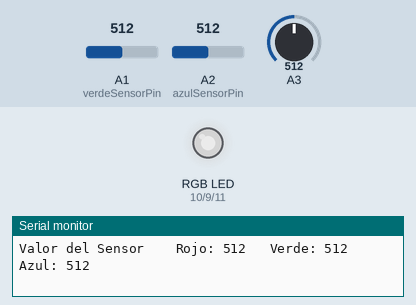
This sketch was run on a simulated Arduino Uno, built with avr-gcc and run on an emulated ATmega328P. Shown: an RGB LED mixed from three pins (HIGH = lit), the last lines printed to the serial monitor. The test bench sets the inputs (shaded band); at power-on: A1 (verdeSensorPin) = 512, A2 (azulSensorPin) = 512, A3 = 512. Dim RGB values are drawn brighter than linear.

Above: at 1.2 s.
1.3 s: A1 (verdeSensorPin) set to 413
At 2.6 s:
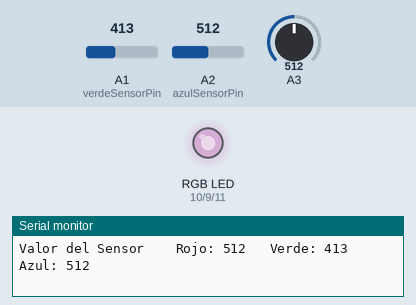
2.9 s: A1 (verdeSensorPin) set to 389
At 4.3 s:
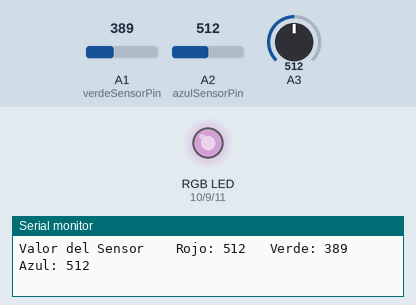
5.9 s: A2 (azulSensorPin) set to 409
At 6.7 s:
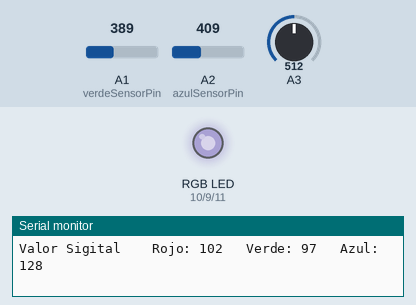
7.5 s: A2 (azulSensorPin) set to 385
At 8.7 s:
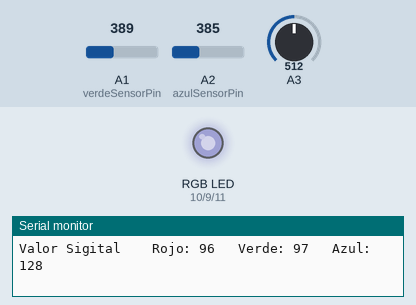
10.5 s: A3 set to 414
At 11.5 s:
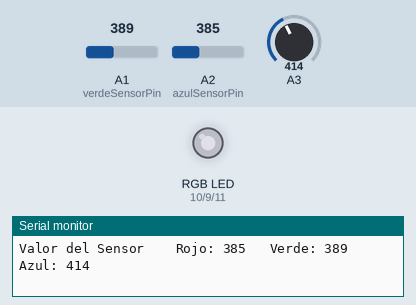
13.5 s: A3 set to 384
At 14.0 s:
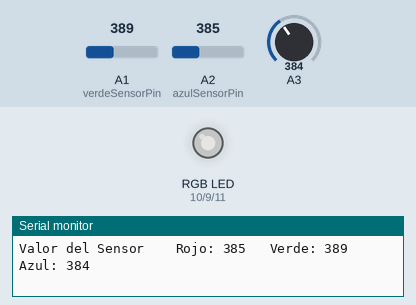
Timing chart, 0 to 16.5 s (numbered marks = the images above; inputs shaded):
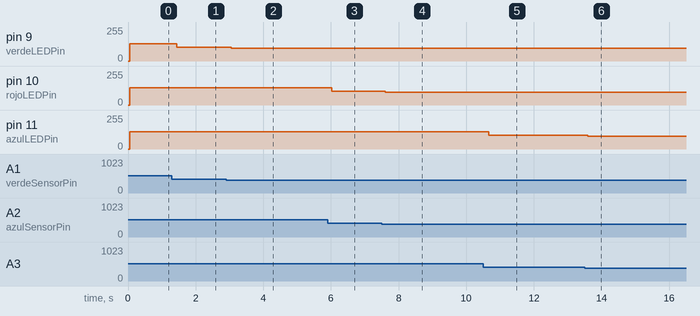

Measured:
- after the input at 1.3 s, pin 9 (verdeLEDPin): 128/255 → 103/255 after 0.15 s
- after the input at 2.9 s, pin 9 (verdeLEDPin): 103/255 → 97/255 after 0.15 s
- after the input at 5.9 s, pin 10 (rojoLEDPin): 128/255 → 102/255 after 0.12 s
- after the input at 7.5 s, pin 10 (rojoLEDPin): 102/255 → 96/255 after 0.11 s
- after the input at 10.5 s, pin 11 (azulLEDPin): 128/255 → 103/255 after 0.16 s
- after the input at 13.5 s, pin 11 (azulLEDPin): 103/255 → 96/255 after 0.10 s

The sketch:

KIT04LamparaMulticolorV1.0.ino
```cpp
/*
KIT 04 Lampara multicolor

CONSEJO: USAR el skecth con la luz apagada
*/

//Definir constantes y variables

const int verdeLEDPin = 9;
const int rojoLEDPin = 10;
const int azulLEDPin = 11;

const int rojoSensorPin = A0;
const int verdeSensorPin = A1;
const int azulSensorPin = A2;

int rojoValor = 0;
int verdeValor = 0;
int azulValor = 0;

int rojoSensorValor = 0;
int verdeSensorValor = 0;
int azulSensorValor = 0;

void setup() {
  // se abre el monitor y se definen los pin de salida

  Serial.begin(9600);

  pinMode(verdeLEDPin,OUTPUT);
  pinMode(rojoLEDPin,OUTPUT);
  pinMode(azulLEDPin,OUTPUT);

}

void loop() {
  // lee los valores analogicos, y los representa por el monitor
  rojoSensorValor = analogRead (rojoLEDPin);
  delay(5);
  verdeSensorValor = analogRead (verdeLEDPin);
  delay(5);
  azulSensorValor = analogRead (azulLEDPin);
  delay(5);

  Serial.print ("Valor del Sensor \t Rojo: ");
  Serial.print (rojoSensorValor);
  Serial.print ("\t Verde: ");
  Serial.print (verdeSensorValor);
  Serial.print ("\t Azul: ");
  Serial.println (azulSensorValor);

  // pasamos los datos de analogico a digital

  rojoValor = rojoSensorValor/4;
  verdeValor = verdeSensorValor/4;
  azulValor = azulSensorValor/4;

  Serial.print ("Valor Sigital \t Rojo: ");
  Serial.print (rojoValor);
  Serial.print ("\t Verde: ");
  Serial.print (verdeValor);
  Serial.print ("\t Azul: ");
  Serial.println (azulValor);

  //Mandamos valor al LED

  analogWrite(rojoLEDPin,rojoValor);
  analogWrite(verdeLEDPin,verdeValor);
  analogWrite(azulLEDPin,azulValor);

}
```
